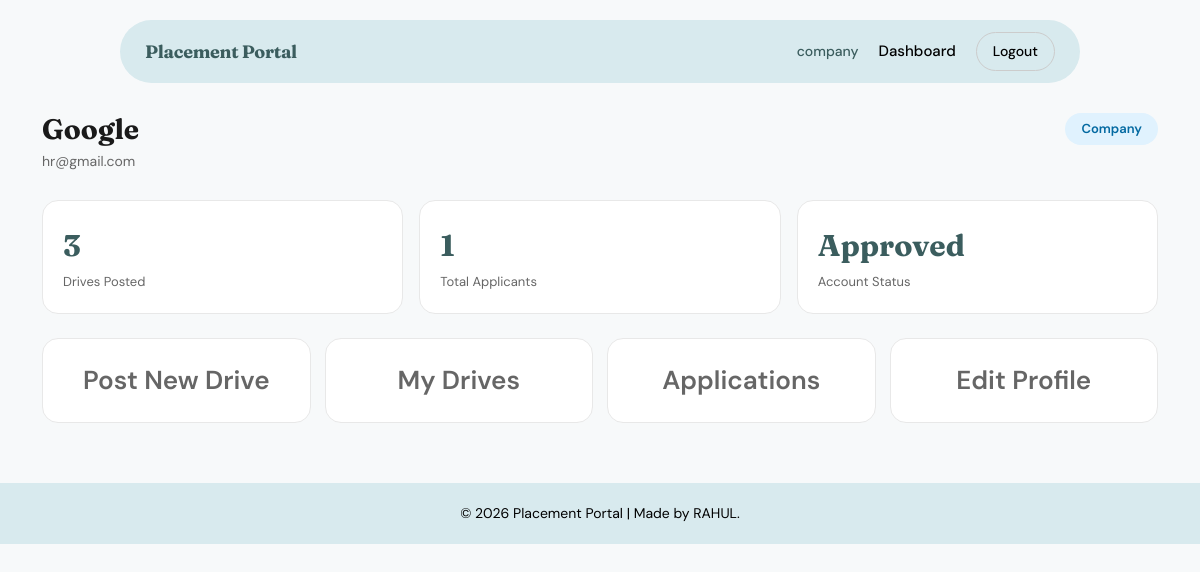
Screenshot of /company/dashboard (signed in) with the database file from the repository.
### models.py (models this page shows, shortened)
class User(UserMixin, db.Model):
    __tablename__ = "user"
    id             = db.Column(db.Integer, primary_key=True)
    email          = db.Column(db.String(150), unique=True, nullable=False, index=True)
    password_hash  = db.Column(db.String(256), nullable=False)
    role           = db.Column(db.String(20),  nullable=False)
    _is_active     = db.Column("is_active", db.Boolean, default=True, nullable=False)
    is_blacklisted = db.Column(db.Boolean, default=False, nullable=False)
    created_at     = db.Column(db.DateTime, default=datetime.utcnow, nullable=False)
    updated_at     = db.Column(db.DateTime, default=datetime.utcnow, onupdate=datetime.utcnow)
    company_profile = db.relationship("Company",      backref="user", uselist=False, cascade="all, delete-orphan")
    student_profile = db.relationship("Student",      backref="user", uselist=False, cascade="all, delete-orphan")
    notifications   = db.relationship("Notification", backref="user", lazy="dynamic",  cascade="all, delete-orphan")
    @property
    def is_active(self):
        return self._is_active and not self.is_blacklisted
    @is_active.setter
    def is_active(self, value: bool):
        self._is_active = value

class Company(db.Model):
    __tablename__ = "company"
    id               = db.Column(db.Integer, primary_key=True)
    user_id          = db.Column(db.Integer, db.ForeignKey("user.id"), nullable=False, unique=True)
    name             = db.Column(db.String(150), nullable=False, index=True)
    hr_contact       = db.Column(db.String(100))
    hr_email         = db.Column(db.String(150))
    website          = db.Column(db.String(200))
    description      = db.Column(db.Text)
    logo_path        = db.Column(db.String(255))
    approval_status  = db.Column(db.String(20), default="Pending", nullable=False)
    rejection_reason = db.Column(db.Text)
    approved_at      = db.Column(db.DateTime)
    created_at       = db.Column(db.DateTime, default=datetime.utcnow, nullable=False)
    drives = db.relationship("PlacementDrive", backref="company", lazy="dynamic", cascade="all, delete-orphan")
    @property
    def total_applicants(self):
        return sum(d.applications.count() for d in self.drives)

### app.py (the view)
@app.route("/company/dashboard")
@login_required
def company_dashboard():
    if current_user.role != "company":
        flash("Access denied.", "danger")
        return redirect(url_for("home"))
    company = Company.query.filter_by(user_id=current_user.id).first()
    return render_template("dashboard_company.html", company=company)

### app.py (called while the page is built)
@login_manager.user_loader
def load_user(user_id):
    return User.query.get(int(user_id))

### templates/dashboard_company.html (shortened to what this page needs)
{% extends "base.html" %}
{% block content %}
<div class="dashboard-header">
    <div>
        <h2 class="dashboard-title">{{ company.name }}</h2>
        <p class="dashboard-sub">{{ company.hr_email }}</p>
    </div>
    <span class="role-badge company">Company</span>
</div>
<div class="stats-cards">
    <div class="stat-card">
        <span class="stat-card-number">{{ company.drives.count() }}</span>
        <span class="stat-card-label">Drives Posted</span>
    </div>
    <div class="stat-card">
        <span class="stat-card-number">{{ company.total_applicants }}</span>
        <span class="stat-card-label">Total Applicants</span>
    </div>
    <div class="stat-card">
        <span class="stat-card-number">{{ company.approval_status }}</span>
        <span class="stat-card-label">Account Status</span>
    </div>
</div>
<div class="quick-actions">
    <a href="{{ url_for('create_drive') }}" class="qa-card">
        <span class="stat-card-label">Post New Drive</span>
    </a>
    <a href="{{ url_for('company_drives') }}" class="qa-card">
        <span class="stat-card-label">My Drives</span>
    </a>
    <a href="{{ url_for('company_all_applications') }}" class="qa-card">
        <span class="stat-card-label">Applications</span>
    </a>
    <a href="{{ url_for('edit_company_profile') }}" class="qa-card">
        <span class="stat-card-label">Edit Profile</span>
    </a>
</div>
{% endblock %}

### templates/base.html (shortened to what this page needs)
<!DOCTYPE html>
<html lang="en">
<head>
    <link href="https://cdn.jsdelivr.net/npm/bootstrap@5.3.3/dist/css/bootstrap.min.css" rel="stylesheet">
    <link href="{{ url_for('static', filename='style.css') }}" rel="stylesheet">
</head>
<body>
<nav class="custom-navbar">
    <div class="nav-container">
        <a class="logo" href="{{ url_for('home') }}">Placement Portal</a>
        <div class="nav-links">
            {% if current_user.is_authenticated %}
                <span class="user-name">{{ current_user.role }}</span>
                <a href="{{ url_for('dashboard') }}" class="nav-item">Dashboard</a>
                <a href="{{ url_for('logout') }}" class="nav-btn">Logout</a>
            {% else %}
                <a href="{{ url_for('login') }}" class="nav-item">Login</a>
                <a href="{{ url_for('register') }}" class="nav-btn primary">Get Started</a>
            {% endif %}
        </div>
    </div>
</nav>
<div class="container content">
    {% block content %}{% endblock %}
</div>
<footer class="footer">
    <div class="footer-container">
        <p>© 2026 Placement Portal | Made by RAHUL.</p>
    </div>
</footer>
</body>
</html>

### static/style.css (style rules this page uses)
:root { --brand-bg: #d8eaee; --brand-dark: rgb(59, 93, 94); --accent: #000000; --surface: #ffffff; --muted: #666; --radius: 50px; --radius-card: 16px; --radius-sm: 10px; --shadow: 0 4px 24px rgba(0,0,0,0.08); }
* { box-sizing: border-box; }
body { font-family: 'DM Sans', sans-serif; background: #f7f9fa; color: #1a1a1a; margin: 0; }
.custom-navbar { display: flex; justify-content: center; margin-top: 20px; }
.nav-container { width: 80%; background: var(--brand-bg); border-radius: var(--radius); padding: 12px 25px; display: flex; justify-content: space-between; align-items: center; }
.logo { text-decoration: none; color: var(--brand-dark); font-family: 'Fraunces', serif; font-weight: 700; font-size: 18px; letter-spacing: -0.3px; }
.nav-links { display: flex; align-items: center; gap: 20px; }
.nav-item { text-decoration: none; color: #000; font-weight: 500; font-size: 15px; transition: color .2s; }
.nav-btn { text-decoration: none; padding: 8px 16px; border-radius: 20px; background: transparent; border: 1px solid #ccc; color: black; font-size: 14px; font-weight: 500; transition: background .2s, border-color .2s; }
.user-name { font-weight: 500; font-size: 14px; color: var(--brand-dark); }
.content { margin-top: 30px; }
.footer { margin-top: 60px; padding: 20px 0; text-align: center; background: var(--brand-bg); }
.footer-container p { margin: 0; color: #000; font-size: 14px; }
.dashboard-header { display: flex; justify-content: space-between; align-items: flex-start; margin-bottom: 28px; }
.dashboard-title { font-family: 'Fraunces', serif; font-size: 28px; font-weight: 700; margin: 0 0 4px; }
.dashboard-sub { font-size: 14px; color: var(--muted); margin: 0; }
.role-badge { padding: 6px 16px; border-radius: 20px; font-size: 13px; font-weight: 600; }
.role-badge.company { background: #e0f2fe; color: #0369a1; }
.stats-cards { display: grid; grid-template-columns: repeat(auto-fit, minmax(160px, 1fr)); gap: 16px; margin-bottom: 24px; }
.stat-card { background: var(--surface); border-radius: var(--radius-card); padding: 22px 20px; border: 1px solid #e8e8e8; display: flex; flex-direction: column; gap: 4px; }
.stat-card-number { font-family: 'Fraunces', serif; font-size: 30px; font-weight: 700; color: var(--brand-dark); }
.stat-card-label { font-size: 13px; color: var(--muted); }
.quick-actions { display: grid; grid-template-columns: repeat(auto-fit, minmax(150px, 1fr)); gap: 14px; margin-bottom: 28px; }
.qa-card { display: flex; flex-direction: column; align-items: center; gap: 10px; background: var(--surface); border: 1.5px solid #e8e8e8; border-radius: var(--radius-card); padding: 22px 16px; text-decoration: none; color: inherit; font-size: 14px; font-weight: 600; text-align: center; transition: border-color .2s, box-shadow .15s, transform .15s; }
.qa-card span:first-child { font-size: 26px; }

### rows the page displays
User: role "company"
Company: name "Google", hr_email "hr@gmail.com", approval_status "Approved"

### other values shown
{{ company.drives.count() }} "3"
{{ company.total_applicants }} "1"
